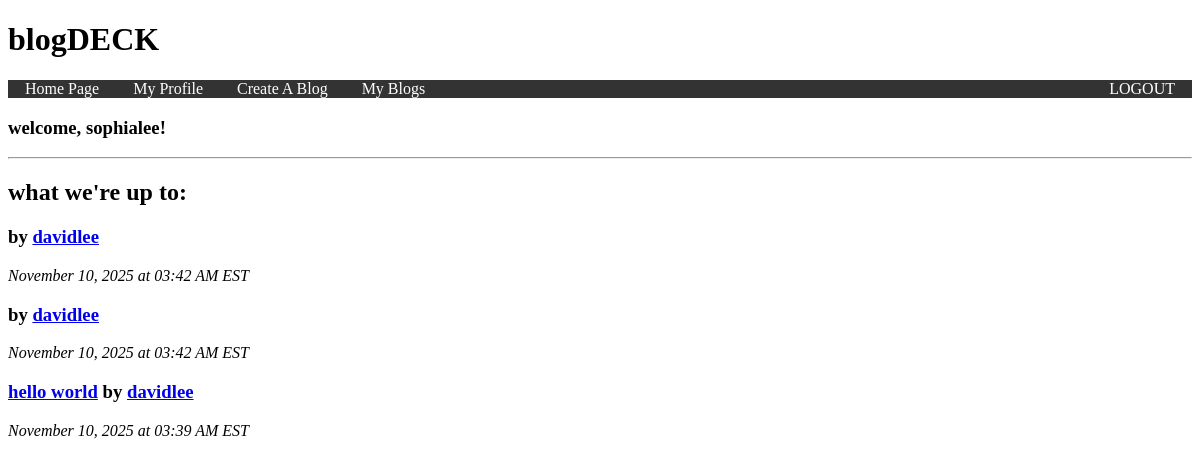
Page /homepage (signed in) on the committed database.
### tables this page shows
CREATE TABLE blogs(blog_name TEXT, blog_creator TEXT, creation_date INTEGER);

### __init__.py (the view)
@app.route("/homepage") # welcome message and display of latest blogs
def homepage():
  if 'username' not in session:
    return redirect(url_for('index'))
  posts = ""
  db = sqlite3.connect(DB_FILE)
  c = db.cursor()
  c.execute("select * from blogs ORDER BY creation_date DESC")
  posts = c.fetchall()
  db.close()
  formatted_posts = []
  for post in posts:
    blog_name, blog_creator, creation_date = post
    dt = datetime.fromtimestamp(creation_date)
    formatted_date = dt.strftime('%B %d, %Y at %I:%M %p EST')
    formatted_posts.append((blog_name, blog_creator, formatted_date))
  return render_template('homepage.html', username = session['username'], posts = formatted_posts)

### templates/homepage.html (shortened to what this page needs)
<!DOCTYPE html>
<html>
<head>
  <link rel="stylesheet" href="../static/homepage.css" />
  <link rel="stylesheet" href="../static/nav.css" />
</head>
<body>
    <h1>blogDECK</h1>
    <nav>
      <ul class="nav-links">
        <li><a href="{{ url_for('homepage') }}">Home Page</a></li>
        <li><a href="{{ url_for('profile') }}">My Profile</a></li>
        <li><a href="{{ url_for('create_page') }}">Create A Blog</a></li>
        <li><a href="{{ url_for('edit_page') }}">My Blogs</a></li>
        <li><a href="{{ url_for('logout') }}">LOGOUT</a></li>
      </ul>
    </nav>
    <h3>welcome, {{username}}!</h3>
    <hr>
    <h2>what we're up to:</h2>
    {% for row in posts %}
      <h3>
        <a href="{{ url_for('view_blog', blog_name=row[0]) }}">{{ row[0] }}</a> by
        <a href="{{ url_for('view_profile', username=row[1]) }}">{{ row[1] }}</a>
      </h3>
      <i>{{ row[2] }}</i>
      <br>
    {%endfor%}
</body>
</html>

### static/nav.css (style rules this page uses)
nav { background-color: #333; }
.nav-links { list-style-type: none; padding: 0; margin: 0; display: flex; }
.nav-links li { margin: 0 15px; }
.nav-links li:last-child { margin-left: auto; }
.nav-links a { color: white; text-decoration: none; padding: 1px 2px; }

### rows in the picture
blogs: blog_creator "davidlee", row "November 10, 2025 at 03:42 AM EST"
blogs: blog_creator "davidlee", row "November 10, 2025 at 03:42 AM EST"
blogs: blog_name "hello world", blog_creator "davidlee", row "November 10, 2025 at 03:39 AM EST"

### other values in the picture
{{ username }} "sophialee"
